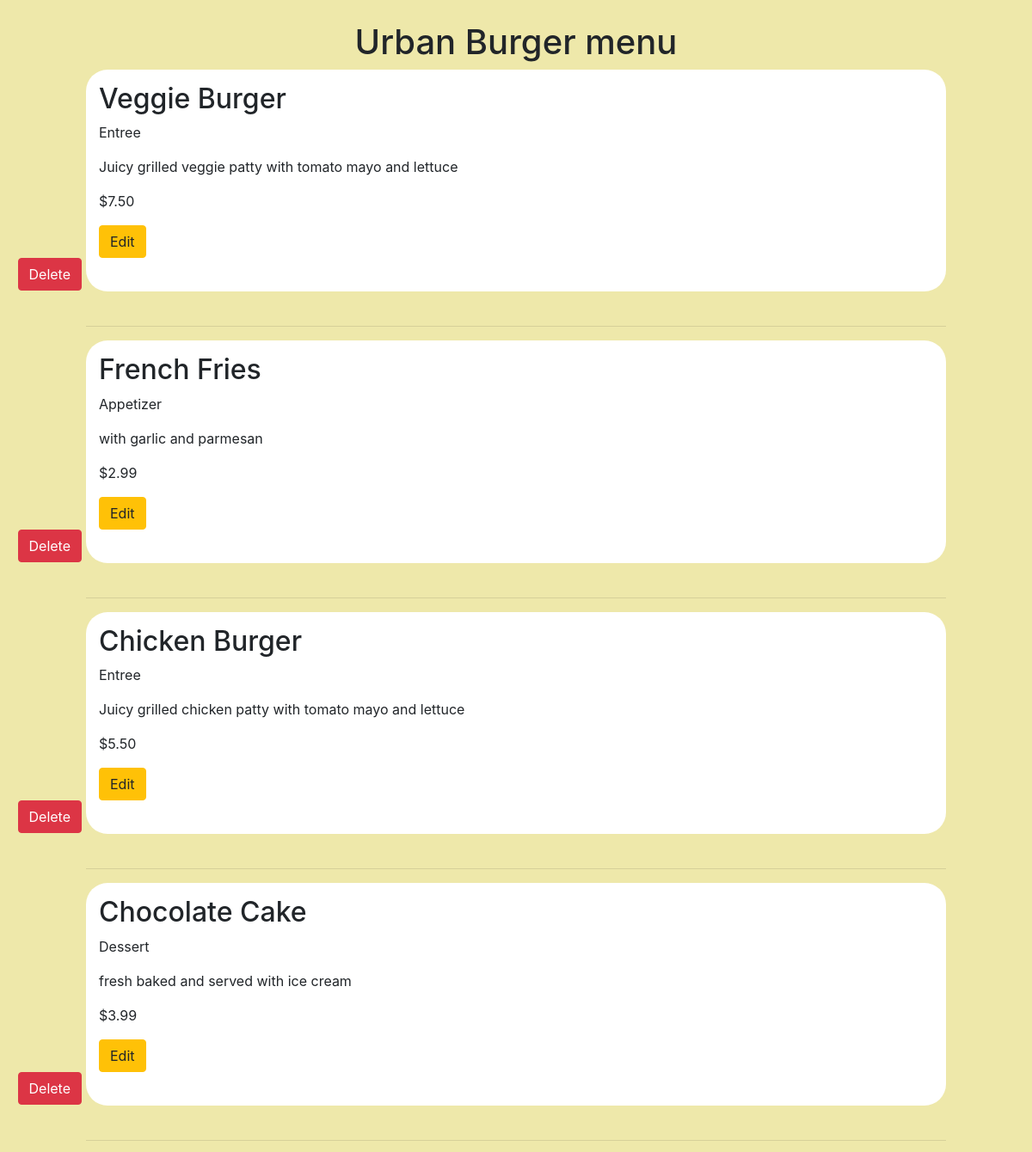
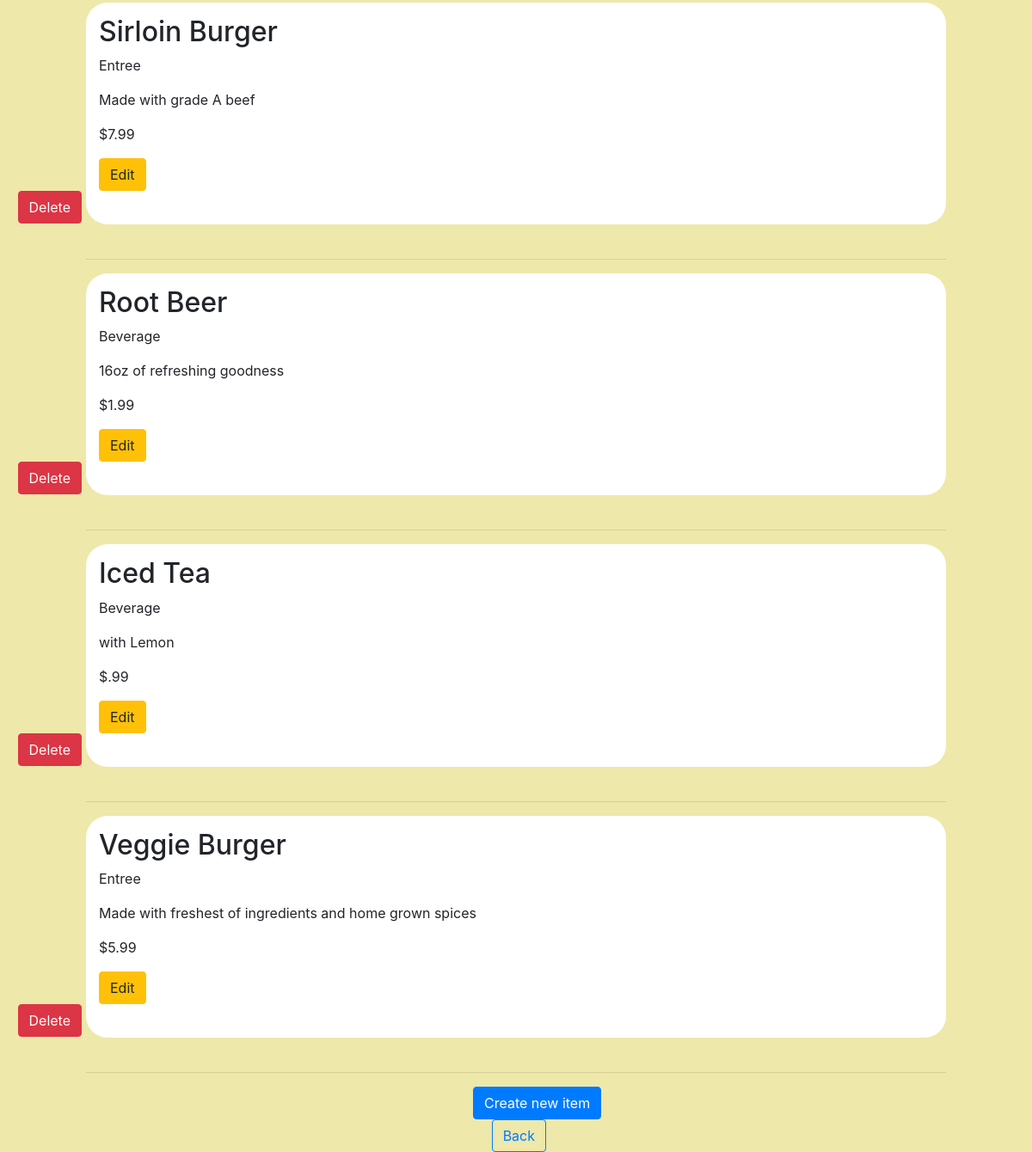
Screenshot of /restaurant/1/menu/ with the database file from the repository (2 pictures, top to bottom).
### database_setup.py (models this page shows, shortened)
class Restaurant(Base):
    __tablename__ = 'restaurant'
    id = Column(Integer, primary_key=True)
    name = Column(String(80), nullable=False, primary_key=False)

class MenuItem(Base):
    __tablename__ = 'menu_item'
    name = Column(String)
    id = Column(Integer, primary_key=True)
    restaurant_id = Column(Integer, ForeignKey('restaurant.id'))
    course = Column(String(250))
    description = Column(String(250))
    price = Column(String(8))
    restaurant = relationship(Restaurant)

### final_project.py (the view)
@app.route('/restaurant/<int:restaurant_id>/menu/')
def show_menu(restaurant_id):
    DBSession = sessionmaker(bind=engine)
    session = DBSession()
    restaurant = session.query(Restaurant).filter_by(id=restaurant_id).one()
    items = session.query(MenuItem).filter_by(restaurant_id=restaurant_id).all()
    return render_template('restaurant_menu.html', restaurant_id=restaurant_id, items=items, restaurant=restaurant)

### templates/restaurant_menu.html (shortened to what this page needs)
<!DOCTYPE html>
<html lang="en">
<head>
    <link rel="stylesheet" href="https://stackpath.bootstrapcdn.com/bootstrap/4.3.1/css/bootstrap.min.css">
</head>
<body style="margin: 25px 100px 25px 100px; background-color: palegoldenrod">
<h1 style="text-align: center">{{restaurant.name}} menu</h1>
    {% for item in items%}
<div style="background-color: white;  border-radius: 25px; padding: 15px;">
    <h2>{{item.name}}</h2>
    <p>{{item.course}}</p>
    <p>{{item.description}}</p>
    <p>{{item.price}}</p>
    <span style="float:left;">
        <form  action="{{url_for('edit_menu', restaurant_id=restaurant_id, menu_id=item.id)}}" method="GET">
        <button class="btn btn-warning" type="submit" name="edit">Edit</button>
        </form>
    </span>
    <span style="float:right;  margin-right: 990px;">
        <form action="{{url_for('delete_item', restaurant_id=restaurant_id, menu_id=item.id)}}" method="GET">
            <button class="btn btn-danger" type="submit" name="del">Delete</button>
        </form>
    </span>
    <br><br>
    </div>
    <br>
    <hr>
    {% endfor %}
    <div style="margin-left: 450px">
        <span style="float:left;">
            <form action="{{url_for('new_item', restaurant_id=restaurant_id)}}" method="GET">
                <button class="btn btn-primary" type="submit">Create new item</button>
            </form>
        </span>
        <span style="float:right;  margin-right: 465px;">
            <form style="text-align: center" action="{{url_for('show_restaurants', restaurant_id=restaurant_id)}}" method="GET">
                <button class="btn btn-outline-primary" type="submit">Back</button>
            </form>
        </span>
        <br>
    </div>
</body>
</html>

### rows the page displays
Restaurant: name "Urban Burger"
MenuItem: name "Veggie Burger", course "Entree", description "Juicy grilled veggie patty with tomato mayo and lettuce", price "$7.50"
MenuItem: name "French Fries", course "Appetizer", description "with garlic and parmesan", price "$2.99"
MenuItem: name "Chicken Burger", course "Entree", description "Juicy grilled chicken patty with tomato mayo and lettuce", price "$5.50"
MenuItem: name "Chocolate Cake", course "Dessert", description "fresh baked and served with ice cream", price "$3.99"
MenuItem: name "Sirloin Burger", course "Entree", description "Made with grade A beef", price "$7.99"
MenuItem: name "Root Beer", course "Beverage", description "16oz of refreshing goodness", price "$1.99"
MenuItem: name "Iced Tea", course "Beverage", description "with Lemon", price "$.99"
MenuItem: name "Veggie Burger", course "Entree", description "Made with freshest of ingredients and home grown spices", price "$5.99"
